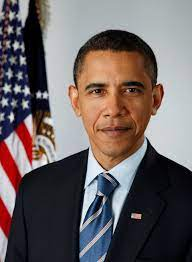
#> input picture Backend/photos/obama.jpg, 192 x 262 px, given in place of the camera
$ python train.py
#> lines starting #> are read from the running program, lines starting #| are printed output that depends on the picture; after the words box and inside, x2 and y2 are one past the last pixel; in counts of white or black regions, pixels touching at a corner belong together
import cv2
import pickle
import numpy as np
import os

video=cv2.VideoCapture(0)
facedetect=cv2.CascadeClassifier('data/haarcascade_frontalface_default.xml')

faces_data=[]

i=0

name=input("Enter Your Name: ")
#> the answer given: Backend/photos/obama.jpg

while True:
    ret,frame=video.read()
#> frame is the input picture: shape (262, 192, 3); mean B, G, R 98.7, 98.1, 107.7
    gray=cv2.cvtColor(frame, cv2.COLOR_BGR2GRAY)
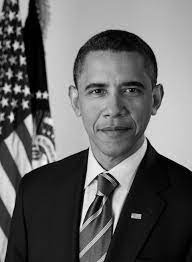
#> gray: shape (262, 192); min 0, max 254, mean 101
    faces=facedetect.detectMultiScale(gray, 1.3 ,5)
#> faces = [[71, 56, 88, 88]]
    for (x,y,w,h) in faces:
        crop_img=frame[y:y+h, x:x+w, :]
        resized_img=cv2.resize(crop_img, (50,50))
        if len(faces_data)<=100 and i%10==0:
            faces_data.append(resized_img)
        i=i+1
        cv2.putText(frame, str(len(faces_data)), (50,50), cv2.FONT_HERSHEY_COMPLEX, 1, (50,50,255), 1)
        cv2.rectangle(frame, (x,y), (x+w, y+h), (50,50,255), 1)
#> this loop made 1 pass
#> (x, y, w, h, i) on pass 1: (71, 56, 88, 88, 1)
#> pass 1, `crop_img=frame[y:y+h, x:x+w, :]`:
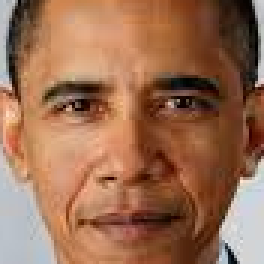
#> crop_img: shape (88, 88, 3) (shown 3 times larger); mean B, G, R 82.4, 109.4, 154.9
#> pass 1, `resized_img=cv2.resize(crop_img, (50,50))`:
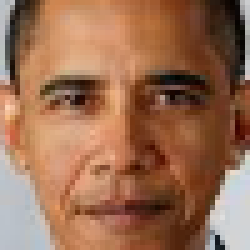
#> resized_img: shape (50, 50, 3) (shown 5 times larger); mean B, G, R 82.2, 109.1, 154.6
#> after the loop:
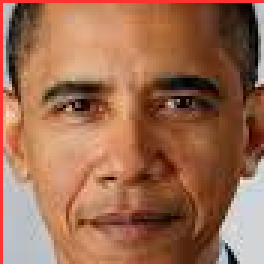
#> crop_img: shape (88, 88, 3) (shown 3 times larger); 2.26% of pixels changed, all inside (x1, y1, x2, y2) = (0, 0, 88, 88)
#> after the loop:
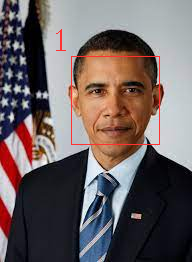
#> frame: shape (262, 192, 3); 0.81% of pixels changed, all inside (x1, y1, x2, y2) = (56, 29, 160, 145)
#> after the loop, faces_data = 1 item; i = 1
    cv2.imshow("Frame",frame)
    k=cv2.waitKey(1)
#> (key q is pressed here)
    if k==ord('q') or len(faces_data)==100:
        break
video.release()
cv2.destroyAllWindows()

faces_data=np.asarray(faces_data)
faces_data=faces_data.reshape(100, -1)
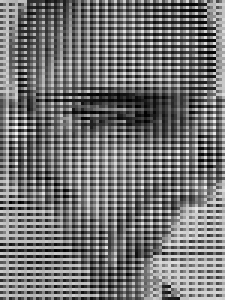
#> faces_data: shape (100, 75) (shown 3 times larger); min 0, max 253, mean 115.3


if 'names.pkl' not in os.listdir('data/'):
    names=[name]*100
    with open('data/names.pkl', 'wb') as f:
        pickle.dump(names, f)
else:
    with open('data/names.pkl', 'rb') as f:
        names=pickle.load(f)
    names=names+[name]*100
    with open('data/names.pkl', 'wb') as f:
        pickle.dump(names, f)

if 'faces_data.pkl' not in os.listdir('data/'):
    with open('data/faces_data.pkl', 'wb') as f:
        pickle.dump(faces_data, f)
else:
    with open('data/faces_data.pkl', 'rb') as f:
        faces=pickle.load(f)
    faces=np.append(faces, faces_data, axis=0)
    with open('data/faces_data.pkl', 'wb') as f:
        pickle.dump(faces, f)
